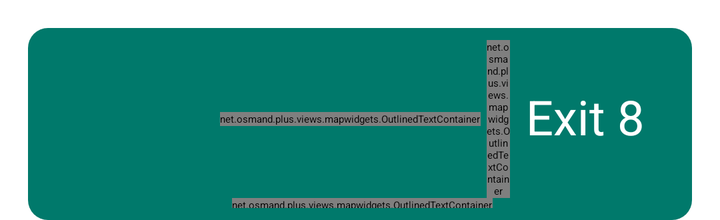
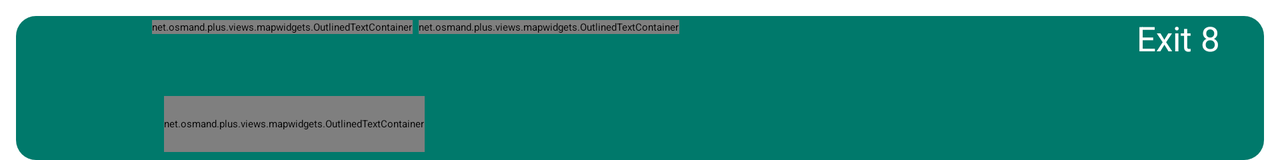

First picture: res/layout/ on a phone held upright. Second picture: the repository's own variant of that layout, on a device whose configuration matches the variant's folder. Source for both follows.
<!-- AndroidManifest.xml: application theme OsmandDarkTheme -->
<!-- res/layout/navigation_widget_full_large.xml -->
<?xml version="1.0" encoding="utf-8"?>
<LinearLayout xmlns:android="http://schemas.android.com/apk/res/android"
	xmlns:app="http://schemas.android.com/apk/res-auto"
	xmlns:tools="http://schemas.android.com/tools"
	android:id="@+id/widget_bg"
	android:layout_width="match_parent"
	android:layout_height="@dimen/simple_widget_large_height"
	android:layout_marginStart="14dp"
	android:layout_marginTop="14dp"
	android:layout_marginEnd="14dp"
	android:background="@drawable/bg_flockfree_navigation_card"
	android:elevation="4dp"
	android:orientation="vertical"
	android:paddingVertical="6dp"
	android:paddingStart="12dp"
	android:paddingEnd="16dp">

	<LinearLayout
		android:id="@+id/container"
		android:layout_width="match_parent"
		android:layout_height="match_parent"
		android:orientation="horizontal"
		tools:ignore="UselessParent">

		<androidx.appcompat.widget.AppCompatImageView
			android:id="@+id/arrow_icon"
			android:layout_width="72dp"
			android:layout_height="72dp"
			android:layout_gravity="center"
			android:layout_marginEnd="12dp"
			android:gravity="center"
			app:srcCompat="@drawable/ic_action_remove_dark" />

		<LinearLayout
			android:layout_width="match_parent"
			android:orientation="vertical"
			android:gravity="center_vertical"
			android:layout_height="match_parent">

			<LinearLayout
				android:layout_width="match_parent"
				android:layout_height="wrap_content"
				android:layout_gravity="top"
				android:orientation="horizontal">

				<LinearLayout
					android:layout_width="0dp"
					android:layout_height="wrap_content"
					android:layout_gravity="top"
					android:layout_weight="1"
					android:orientation="horizontal">

					<net.osmand.plus.views.mapwidgets.OutlinedTextContainer
						android:id="@+id/distance_text"
						android:layout_width="wrap_content"
						android:layout_height="wrap_content"
						android:layout_gravity="center_vertical|start"
						android:layout_marginEnd="3dp"
						android:gravity="start|center"
						android:includeFontPadding="false"
						android:maxLines="1"
						android:textColor="@color/card_and_list_background_light"
						android:textSize="36sp"
						tools:text="200" />

					<net.osmand.plus.views.mapwidgets.OutlinedTextContainer
						android:id="@+id/distance_sub_text"
						android:layout_width="wrap_content"
						android:layout_height="wrap_content"
						android:gravity="start|center"
						android:includeFontPadding="false"
						android:maxLines="1"
						android:textColor="@color/card_and_list_background_light"
						android:textSize="36sp"
						tools:text="m" />

				</LinearLayout>

				<TextView
					android:id="@+id/map_exit_ref"
					android:layout_width="wrap_content"
					android:layout_height="wrap_content"
					android:layout_gravity="center"
					android:background="@drawable/bg_navigation_widget_exit"
					android:minWidth="@dimen/map_widget_height"
					android:paddingHorizontal="8dp"
					android:paddingVertical="3dp"
					android:textColor="@color/card_and_list_background_light"
					android:textSize="24sp"
					android:visibility="gone"
					android:scrollbars="none"
					android:includeFontPadding="false"
					android:lines="1"
					tools:text="Exit 8"
					tools:visibility="visible" />

			</LinearLayout>

			<LinearLayout
				android:id="@+id/street_name_container"
				android:layout_width="match_parent"
				android:layout_height="wrap_content"
				android:layout_gravity="bottom"
				android:minHeight="36dp"
				android:orientation="horizontal">

				<LinearLayout
					android:id="@+id/map_shields_container"
					android:layout_width="wrap_content"
					android:layout_height="36dp"
					android:layout_gravity="center"
					android:layout_marginEnd="6dp"
					android:gravity="center"
					android:orientation="horizontal"/>

				<net.osmand.plus.views.mapwidgets.OutlinedTextContainer
					android:id="@+id/street_text"
					android:layout_width="wrap_content"
					android:layout_height="wrap_content"
					android:layout_gravity="center_vertical"
					android:gravity="start|center"
					android:includeFontPadding="false"
					android:ellipsize="end"
					android:maxLines="1"
					android:textColor="@color/card_and_list_background_light"
					android:textSize="30sp"
					tools:text="Ring" />

			</LinearLayout>

		</LinearLayout>

	</LinearLayout>

</LinearLayout>
<!-- resources referenced by this layout -->
<resources>
  <color name="card_and_list_background_light">#ffffff</color>
  <dimen name="map_widget_height">32dp</dimen>
  <dimen name="simple_widget_large_height">96dp</dimen>
  <!-- drawable bg_flockfree_navigation_card (drawable) -->
  <?xml version="1.0" encoding="utf-8"?>
  <shape xmlns:android="http://schemas.android.com/apk/res/android">
  	<solid android:color="@color/google_maps_navigation_teal" />
  	<corners android:radius="10dp" />
  </shape>
  <color name="google_maps_navigation_teal">#00796B</color>
</resources>
<!-- res/layout-land/navigation_widget_full_large.xml (the repository's variant of the layout above) -->
<!-- drawn on the phone turned sideways -->
<?xml version="1.0" encoding="utf-8"?>
<LinearLayout xmlns:android="http://schemas.android.com/apk/res/android"
	xmlns:app="http://schemas.android.com/apk/res-auto"
	xmlns:tools="http://schemas.android.com/tools"
	android:id="@+id/widget_bg"
	android:layout_width="match_parent"
	android:layout_height="72dp"
	android:layout_marginStart="8dp"
	android:layout_marginTop="8dp"
	android:layout_marginEnd="8dp"
	android:background="@drawable/bg_flockfree_navigation_card"
	android:elevation="4dp"
	android:orientation="vertical"
	android:paddingVertical="2dp"
	android:paddingStart="10dp"
	android:paddingEnd="14dp">

	<LinearLayout
		android:id="@+id/container"
		android:layout_width="match_parent"
		android:layout_height="match_parent"
		android:orientation="horizontal"
		tools:ignore="UselessParent">

		<androidx.appcompat.widget.AppCompatImageView
			android:id="@+id/arrow_icon"
			android:layout_width="48dp"
			android:layout_height="48dp"
			android:layout_gravity="center"
			android:layout_marginEnd="10dp"
			android:gravity="center"
			app:srcCompat="@drawable/ic_action_remove_dark" />

		<FrameLayout
			android:layout_width="match_parent"
			android:layout_height="match_parent">

			<LinearLayout
				android:layout_width="match_parent"
				android:layout_height="wrap_content"
				android:layout_gravity="top"
				android:orientation="horizontal">

				<LinearLayout
					android:layout_width="0dp"
					android:layout_height="wrap_content"
					android:layout_gravity="top"
					android:layout_weight="1"
					android:orientation="horizontal">

					<net.osmand.plus.views.mapwidgets.OutlinedTextContainer
						android:id="@+id/distance_text"
						android:layout_width="wrap_content"
						android:layout_height="wrap_content"
						android:layout_gravity="center_vertical|start"
						android:layout_marginEnd="3dp"
						android:gravity="start|center"
						android:includeFontPadding="false"
						android:maxLines="1"
						android:textColor="@color/card_and_list_background_light"
						android:textSize="26sp"
						tools:text="200" />

					<net.osmand.plus.views.mapwidgets.OutlinedTextContainer
						android:id="@+id/distance_sub_text"
						android:layout_width="wrap_content"
						android:layout_height="wrap_content"
						android:gravity="start|center"
						android:includeFontPadding="false"
						android:maxLines="1"
						android:textColor="@color/card_and_list_background_light"
						android:textSize="26sp"
						tools:text="m" />

				</LinearLayout>

				<TextView
					android:id="@+id/map_exit_ref"
					android:layout_width="wrap_content"
					android:layout_height="wrap_content"
					android:layout_gravity="center"
					android:background="@drawable/bg_navigation_widget_exit"
					android:gravity="center"
					android:foregroundGravity="center"
					android:includeFontPadding="false"
					android:lines="1"
					android:minWidth="@dimen/map_widget_height"
					android:paddingHorizontal="8dp"
					android:scrollbars="none"
					android:textColor="@color/card_and_list_background_light"
					android:textSize="17sp"
					android:visibility="gone"
					tools:text="Exit 8"
					tools:visibility="visible" />

			</LinearLayout>

			<LinearLayout
				android:id="@+id/street_name_container"
				android:layout_width="match_parent"
				android:layout_height="wrap_content"
				android:layout_gravity="bottom"
				android:minHeight="28dp"
				android:orientation="horizontal">

				<LinearLayout
					android:id="@+id/map_shields_container"
					android:layout_width="wrap_content"
					android:layout_height="32dp"
					android:layout_gravity="center"
					android:layout_marginEnd="6dp"
					android:gravity="center"
					android:orientation="horizontal" />

				<net.osmand.plus.views.mapwidgets.OutlinedTextContainer
					android:id="@+id/street_text"
					android:layout_width="wrap_content"
					android:layout_height="28dp"
					android:layout_gravity="center_vertical"
					android:ellipsize="end"
					android:gravity="start|center"
					android:includeFontPadding="false"
					android:maxLines="1"
					android:textColor="@color/card_and_list_background_light"
					android:textSize="21sp"
					tools:text="Street" />

			</LinearLayout>

		</FrameLayout>

	</LinearLayout>

</LinearLayout>
<!-- resources referenced by the variant -->
<!-- as the phone turned sideways resolves them -->
<resources>
  <color name="card_and_list_background_light">#ffffff</color>
  <dimen name="map_widget_height">32dp</dimen>
  <!-- drawable bg_flockfree_navigation_card (drawable) -->
  <?xml version="1.0" encoding="utf-8"?>
  <shape xmlns:android="http://schemas.android.com/apk/res/android">
  	<solid android:color="@color/google_maps_navigation_teal" />
  	<corners android:radius="10dp" />
  </shape>
  <color name="google_maps_navigation_teal">#00796B</color>
</resources>
